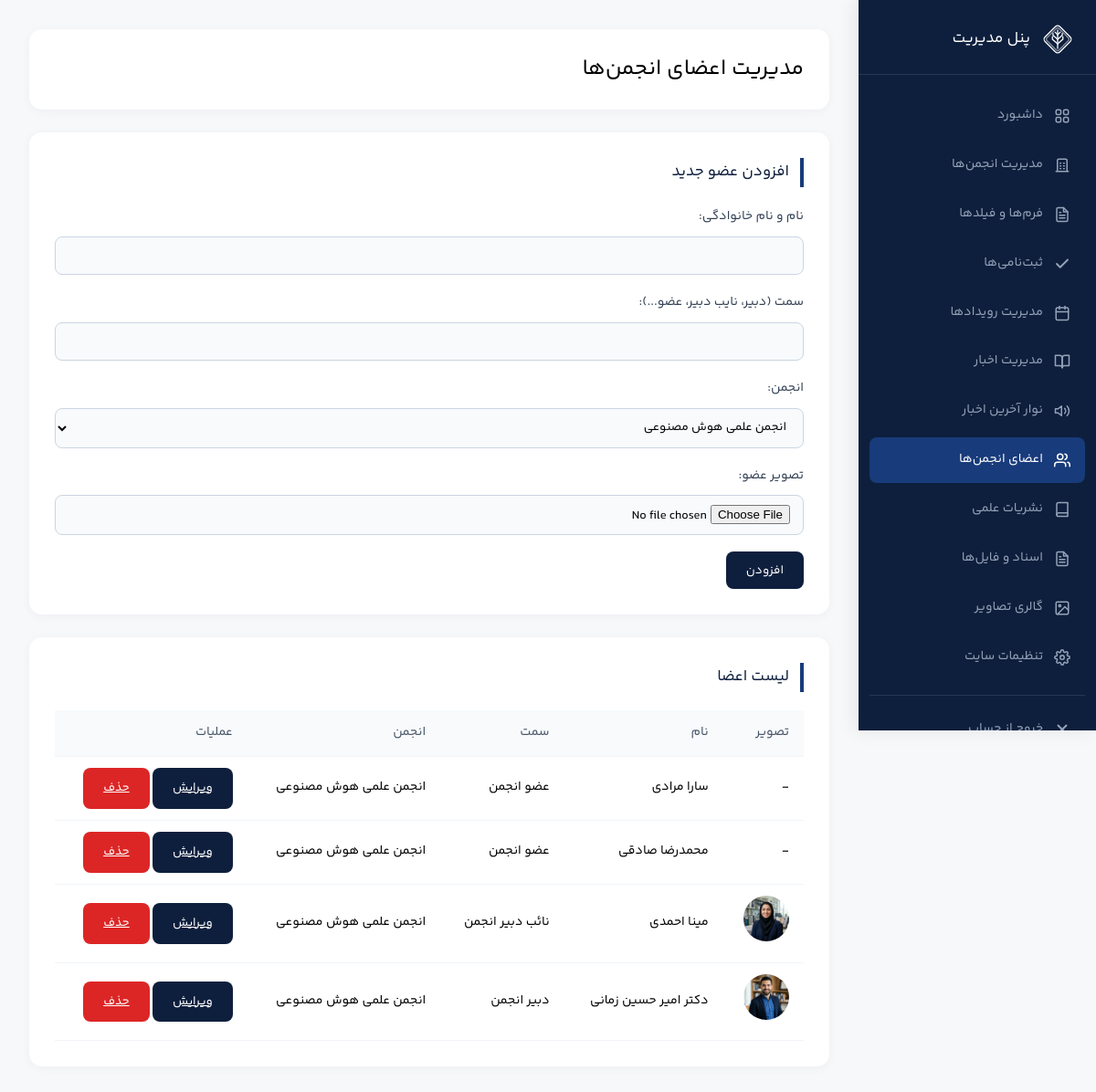
Before: /admin/members.php (signed in) with the older database file.
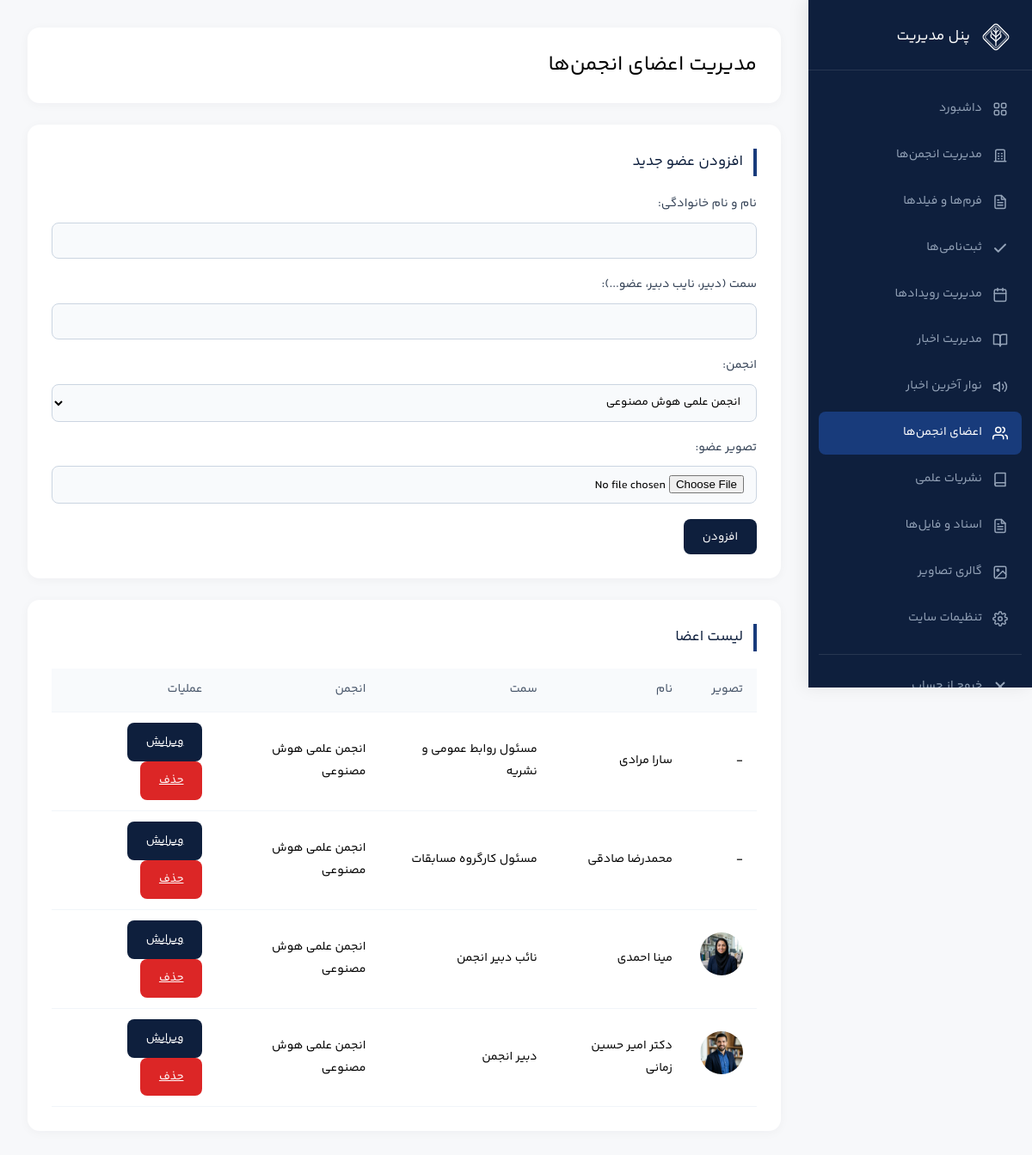
After: the same page with the newer database file.
### tables this page shows
CREATE TABLE IF NOT EXISTS `members` (
  `id` int(11) NOT NULL AUTO_INCREMENT PRIMARY KEY,
  `association_id` int(11) NOT NULL,
  `full_name` varchar(255) NOT NULL,
  `role` varchar(255) NOT NULL,
  `image` varchar(255) NOT NULL,
  KEY `idx_members_assoc` (`association_id`)
) DEFAULT CHARSET=utf8mb4;

CREATE TABLE IF NOT EXISTS `associations` (
  `id` int(11) NOT NULL AUTO_INCREMENT PRIMARY KEY,
  `name` varchar(255) NOT NULL,
  `description` text,
  `goals` text,
  `icon` varchar(255) DEFAULT NULL,
  `icon_key` varchar(50) DEFAULT 'general',
  `cover_image` varchar(255) DEFAULT NULL,
  `email` varchar(255) DEFAULT NULL,
  `phone` varchar(50) DEFAULT NULL,
  `telegram` varchar(100) DEFAULT NULL,
  `instagram` varchar(100) DEFAULT NULL,
  `linkedin` varchar(100) DEFAULT NULL,
  `website` varchar(255) DEFAULT NULL,
  `address` text,
  `membership_open` tinyint(1) DEFAULT 1
) DEFAULT CHARSET=utf8mb4;

### admin/members.php (the view, shortened to what this page needs)
<?php
require_once __DIR__ . '/../includes/db.php';
require_once __DIR__ . '/../includes/functions.php';
$edit = null;
$assocs = $pdo->query("SELECT * FROM associations")->fetchAll();
$list = $pdo->query("SELECT m.*, a.name as assoc_name FROM members m LEFT JOIN associations a ON m.association_id=a.id ORDER BY m.id DESC")->fetchAll();
include 'inc/header.php'; ?>
<div class="admin-header"><h2>مدیریت اعضای انجمن‌ها</h2></div>
<div class="admin-card">
    <h3><?= $edit ? 'ویرایش عضو' : 'افزودن عضو جدید' ?></h3>
    <form method="POST" enctype="multipart/form-data">
        <div class="form-group">
            <label>نام و نام خانوادگی:</label>
            <input type="text" name="full_name" value="<?= htmlspecialchars($edit['full_name'] ?? '') ?>" required>
        </div>
        <div class="form-group">
            <label>سمت (دبیر، نایب دبیر، عضو...):</label>
            <input type="text" name="role" value="<?= htmlspecialchars($edit['role'] ?? '') ?>" required>
        </div>
        <div class="form-group">
            <label>انجمن:</label>
            <select name="association_id" required>
                <?php foreach ($assocs as $a): ?>
                    <option value="<?= $a['id'] ?>" <?= ($edit['association_id'] ?? 0)==$a['id']?'selected':'' ?>>
                        <?= htmlspecialchars($a['name']) ?>
                    </option>
                <?php endforeach; ?>
            </select>
        </div>
        <div class="form-group">
            <label>تصویر عضو:</label>
            <input type="file" name="image" accept="image/*">
        </div>
        <button type="submit" class="btn"><?= $edit ? 'ویرایش' : 'افزودن' ?></button>
    </form>
</div>
<div class="admin-card">
    <h3>لیست اعضا</h3>
    <table>
        <tr><th>تصویر</th><th>نام</th><th>سمت</th><th>انجمن</th><th>عملیات</th></tr>
        <?php foreach ($list as $m): ?>
            <tr>
                <td><?= $m['image'] ? '<img src="../uploads/profiles/'.htmlspecialchars($m['image']).'" width="50" style="border-radius:50%;">' : '-' ?></td>
                <td><?= htmlspecialchars($m['full_name']) ?></td>
                <td><?= htmlspecialchars($m['role']) ?></td>
                <td><?= htmlspecialchars($m['assoc_name']) ?></td>
                <td>
                    <a href="?edit=<?= $m['id'] ?>" class="btn">ویرایش</a>
                    <a href="?delete=<?= $m['id'] ?>" class="btn btn-danger" onclick="return confirm('حذف شود؟')">حذف</a>
                </td>
            </tr>
        <?php endforeach; ?>
    </table>
</div>
<?php include 'inc/footer.php'; ?>

Changed rows visible on the page:
changed members "سارا مرادی": role "عضو انجمن" → "مسئول روابط عمومی و نشریه"
changed members "محمدرضا صادقی": role "عضو انجمن" → "مسئول کارگروه مسابقات"
